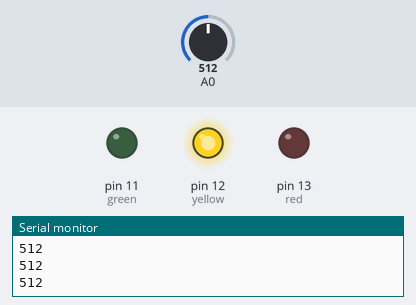
The sketch below on a simulated Arduino Uno, built with avr-gcc and run on an emulated ATmega328P. Parts: output pins drawn as LEDs (lit = HIGH), the last lines printed to the serial monitor. The test bench sets the inputs (shaded band); at power-on: A0 = 512.

Above: at 1.2 s.
1.3 s: A0 set to 671
2.8 s: A0 set to 691
At 4.0 s:
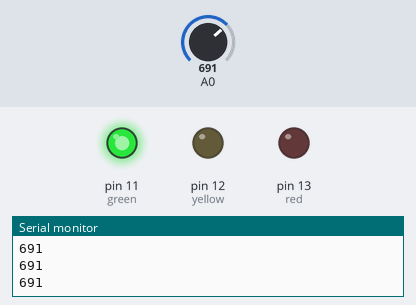
4.3 s: A0 set to 306
At 5.1 s:
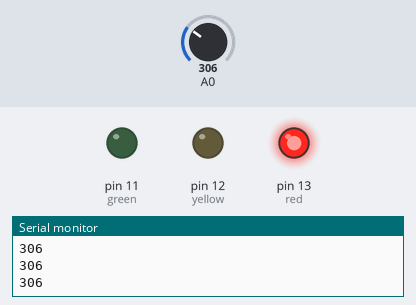
5.8 s: A0 set to 324
7.3 s: A0 set to 350
At 8.5 s:
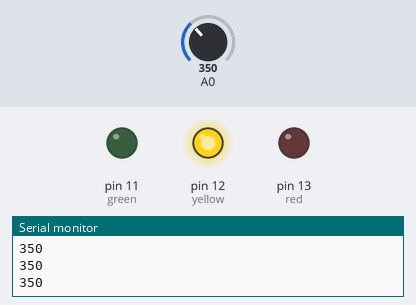
8.8 s: A0 set to 122
At 9.9 s:
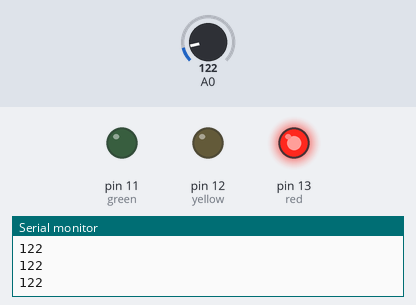
Timing chart, 0 to 11.3 s (numbered marks = the images above; inputs shaded):
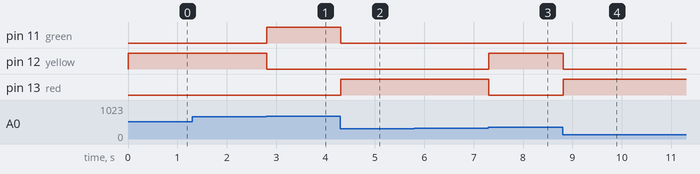

The sketch:

40PotentiometerProject.ino
```cpp
int red = 13;
int yellow = 12;
int green = 11;
void setup() {
  Serial.begin(9600);
  pinMode(red, OUTPUT);
  pinMode(yellow, OUTPUT);
  pinMode(green, OUTPUT);
}

void loop() {
  int sensorValue = analogRead(A0);
  Serial.println(sensorValue);
  if(sensorValue < 1024/3) {
    digitalWrite(red, HIGH);
    digitalWrite(yellow, LOW);
    digitalWrite(green, LOW);
  } else if(sensorValue > 1024/3 && sensorValue < (1024*2)/3) {
    digitalWrite(red, LOW);
    digitalWrite(yellow, HIGH);
    digitalWrite(green, LOW);
  } else if(sensorValue > (1024*2)/3) {
    digitalWrite(red, LOW);
    digitalWrite(yellow, LOW);
    digitalWrite(green, HIGH);
  }
}
```

Measured:
- the behaviour switches between 682 and 683 on A0 (found by bisection; images 0 and 1)
- the behaviour switches between 341 and 342 on A0 (found by bisection; images 2 and 3)
- after the input at 2.8 s, pin 11 (green): LOW → HIGH at once; pin 12 (yellow): HIGH → LOW at once
- after the input at 4.3 s, pin 11 (green): HIGH → LOW at once; pin 13 (red): LOW → HIGH at once
- after the input at 7.3 s, pin 12 (yellow): LOW → HIGH at once; pin 13 (red): HIGH → LOW at once
- after the input at 8.8 s, pin 12 (yellow): HIGH → LOW at once; pin 13 (red): LOW → HIGH at once
